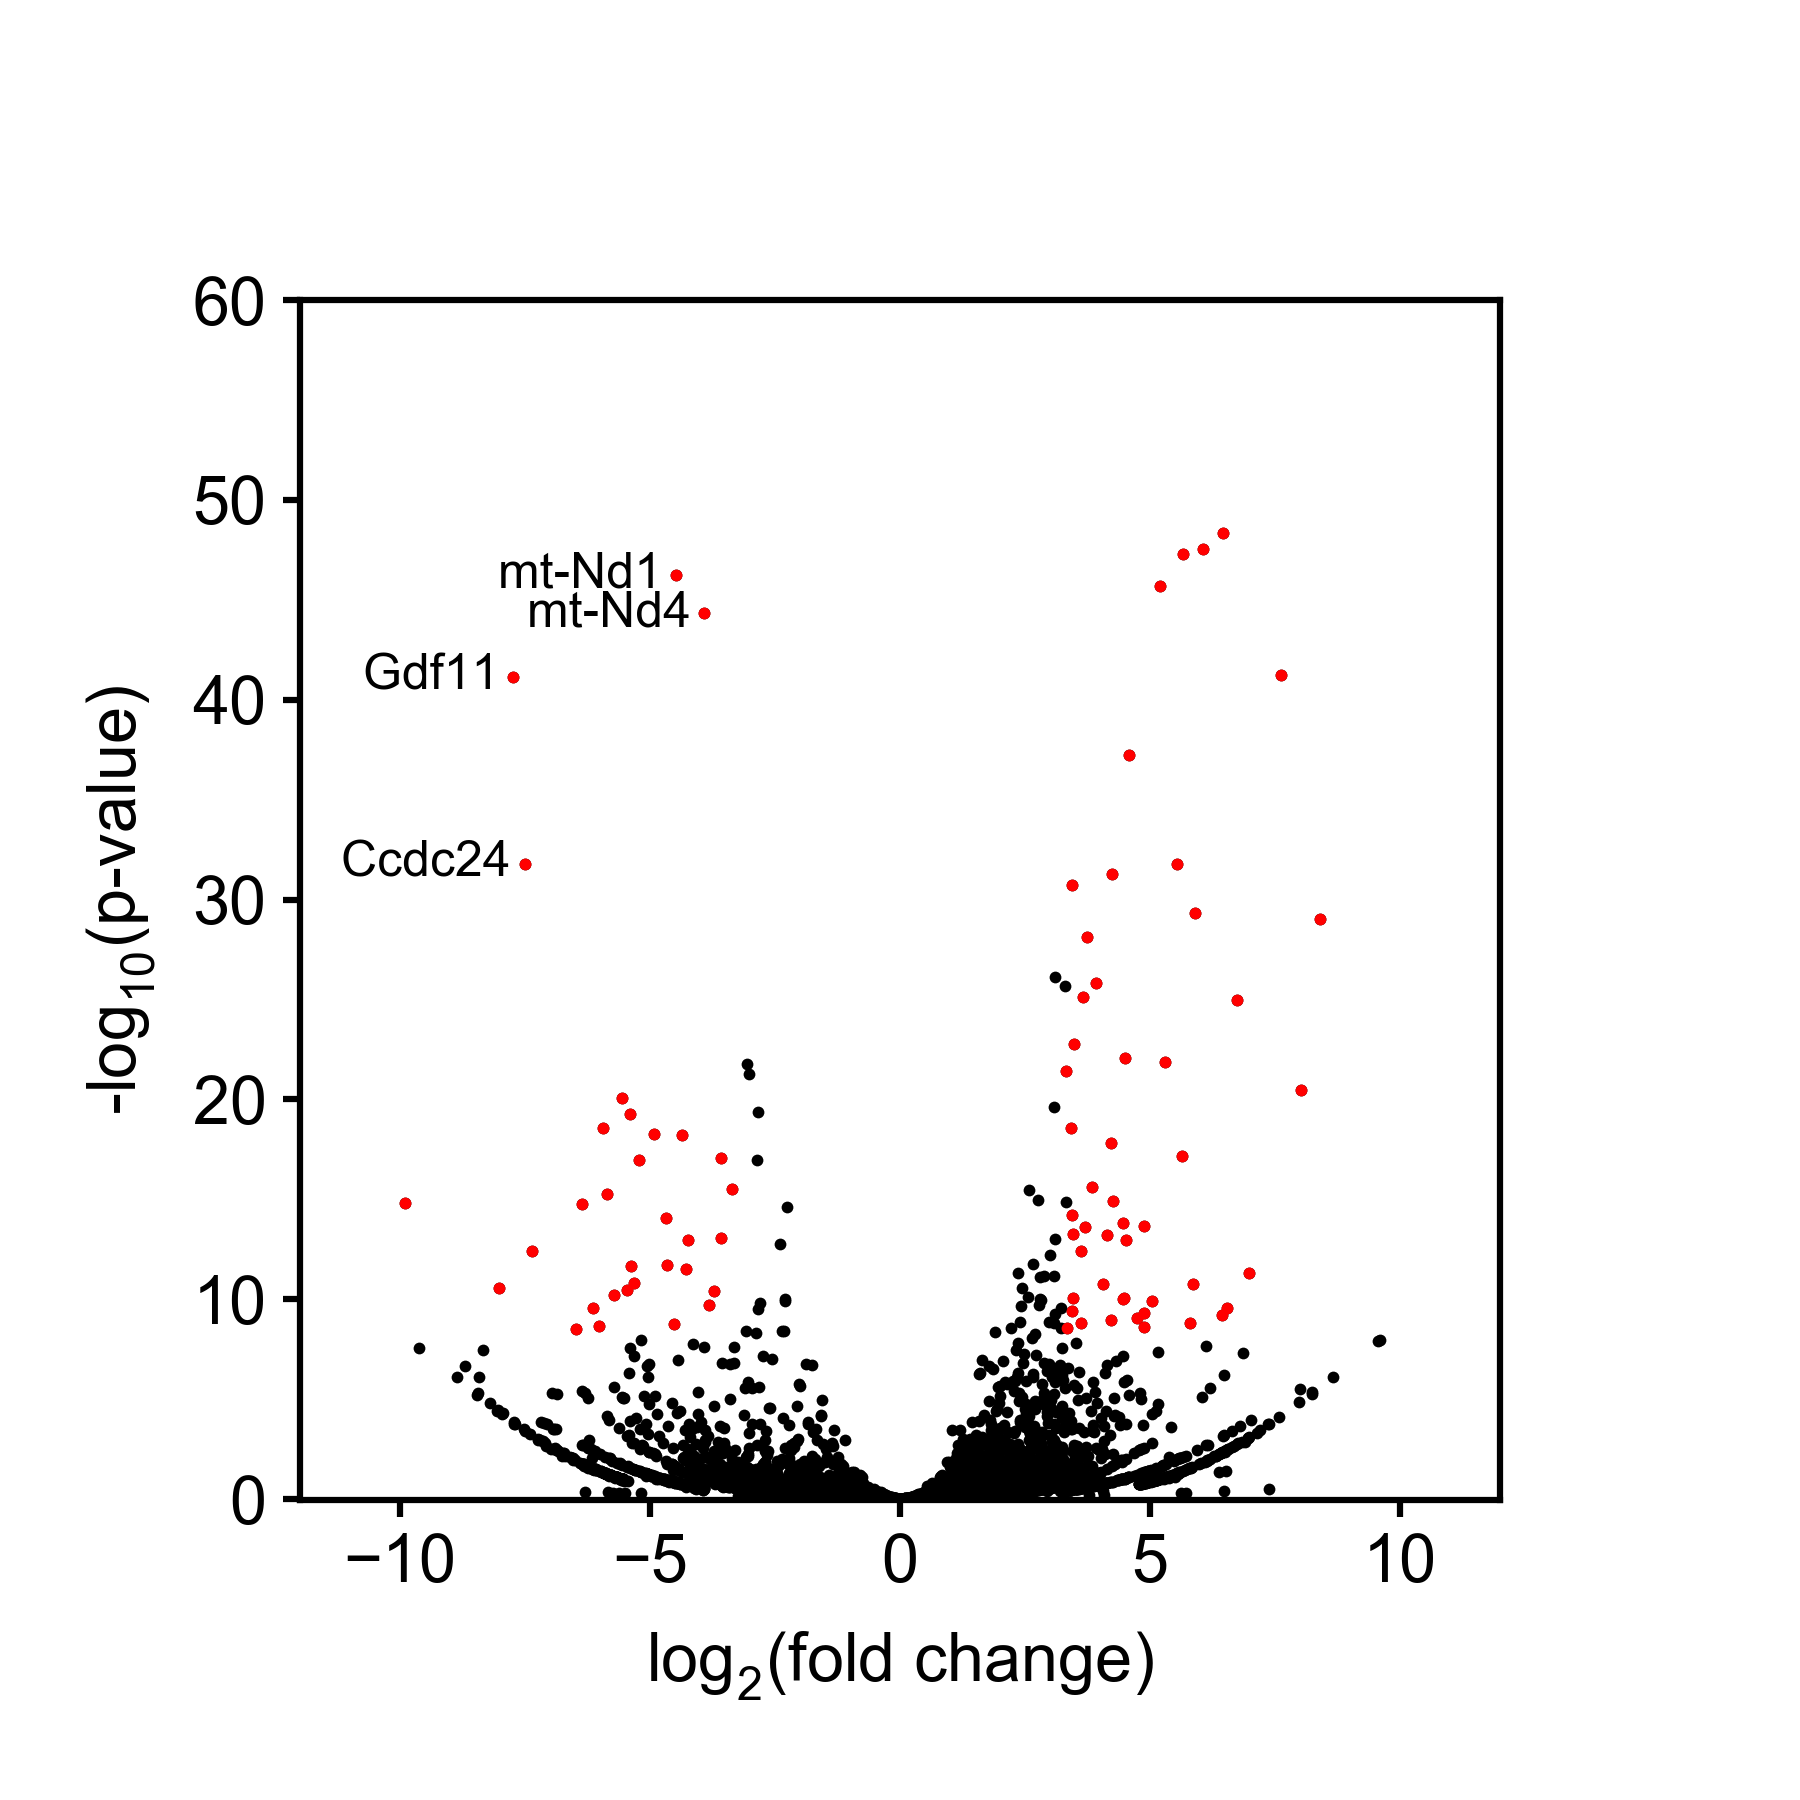

Here is the Python script that generated this plot:
import matplotlib
matplotlib.rcParams['pdf.fonttype'] = 42
matplotlib.rcParams['ps.fonttype'] = 42


import argparse 
import numpy as np
import matplotlib.pyplot as plt
import matplotlib.patches as mplpatches
import math

plt.style.use('BME163.mplstyle.txt')


figure_width=3.0
figure_height=3.0

plt.figure(figsize=(figure_width,figure_height))

panel_width=2/figure_width
panel_height=2/figure_height

plt.axes([figure_width/18,figure_height/18,panel_width,panel_height])

plt.ylim(-0.05,60)
plt.xlim(-12,12)
plt.xlabel('$\mathregular{log_{2}}$(fold change)')
plt.ylabel('-$\mathregular{log_{10}}$(p-value)')


genes = []
fold_changes = []
p_values = []
for line in open('BME163_Input_Data_2.txt'):
	a=line.strip().split('\t')
	if 'NA' in a: continue
	genes.append(str(a[0]))
	fold_changes.append(float(a[1]))
	p_values.append(-np.log10(float(a[2])))

plt.scatter(fold_changes,p_values,s=2,
             color='black',
             marker='o',
             #markeredgecolor='red',
             #markeredgewidth=0,
             #markerfacecolor='black',
             #markersize=1.5,
             linewidth=0,
             #linestyle='--',
             alpha=1)

print(len(fold_changes))

for i in range(len(fold_changes)):
	if p_values[i] > 8.0:
		if 2**np.abs(fold_changes[i]) > 10:
			plt.scatter(fold_changes[i],p_values[i],s=2,color='red',marker='o',linewidth=0,alpha=1)
		else: continue

	if p_values[i] > 30 and 2**(-fold_changes[i]) > 10:
		plt.annotate(str(genes[i]+' '),(fold_changes[i],p_values[i]),fontsize=6,horizontalalignment='right',verticalalignment='center')


#Color points red if their fold-change (not log2(fold-change)) is larger than 10 (up or down) and their -log10(p-value) is above 8.

#Label points with their gene names if their fold-change (not log2(fold-change)) is larger than 10 (only down) and their -log10(p-value) is greater than 30.




plt.savefig('HW3_week7.pdf',transparent=True)















